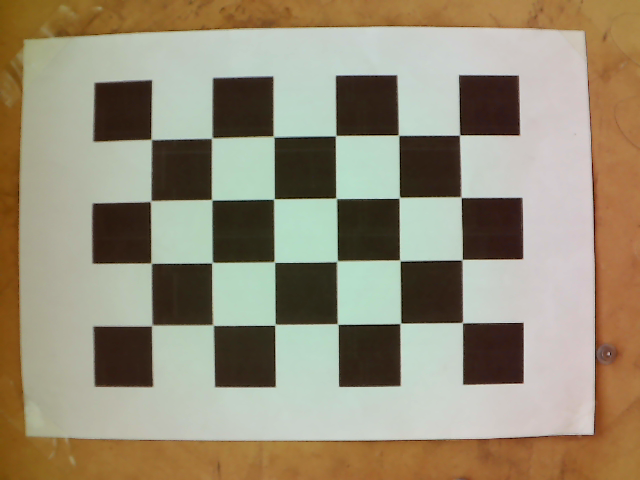
#> input picture scripts/calibration_camera/images/img0.png, 640 x 480 px; its folder holds only this picture in this run
$ python calibration.py
#> lines starting #> are read from the running program, lines starting #| are printed output that depends on the picture
import numpy as np
import cv2 as cv
import glob
import pickle


################ FIND CHESSBOARD CORNERS - OBJECT POINTS AND IMAGE POINTS #############################

chessboardSize = (9,6)
frameSize = (640,480)


# termination criteria
criteria = (cv.TERM_CRITERIA_EPS + cv.TERM_CRITERIA_MAX_ITER, 30, 0.001)


# prepare object points, like (0,0,0), (1,0,0), (2,0,0) ....,(6,5,0)
objp = np.zeros((chessboardSize[0] * chessboardSize[1], 3), np.float32)
objp[:,:2] = np.mgrid[0:chessboardSize[0],0:chessboardSize[1]].T.reshape(-1,2)

size_of_chessboard_squares_mm = 20
objp = objp * size_of_chessboard_squares_mm


# Arrays to store object points and image points from all the images.
objpoints = [] # 3d point in real world space
imgpoints = [] # 2d points in image plane.


images = glob.glob('scripts/capture_images/zedcalibration/images/*.png')

for image in images:

    img = cv.imread(image)
#> img is the input picture: shape (480, 640, 3); mean B, G, R 119.2, 141.5, 150.9
    gray = cv.cvtColor(img, cv.COLOR_BGR2GRAY)
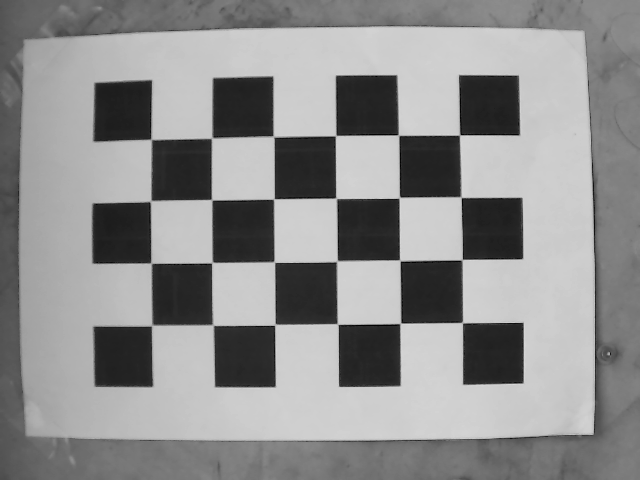
#> gray: shape (480, 640); min 1, max 217, mean 141.8

    # Find the chess board corners
    ret, corners = cv.findChessboardCorners(gray, chessboardSize, None)
#> ret = False; corners = None

    # If found, add object points, image points (after refining them)
    if ret == True:

        objpoints.append(objp)
        corners2 = cv.cornerSubPix(gray, corners, (11,11), (-1,-1), criteria)
        imgpoints.append(corners)

        # Draw and display the corners
        cv.drawChessboardCorners(img, chessboardSize, corners2, ret)
        cv.imshow('img', img)
        cv.waitKey(1000)


cv.destroyAllWindows()


############## CALIBRATION #######################################################

#> (the run stopped early here; a loop or call above may not have finished)
